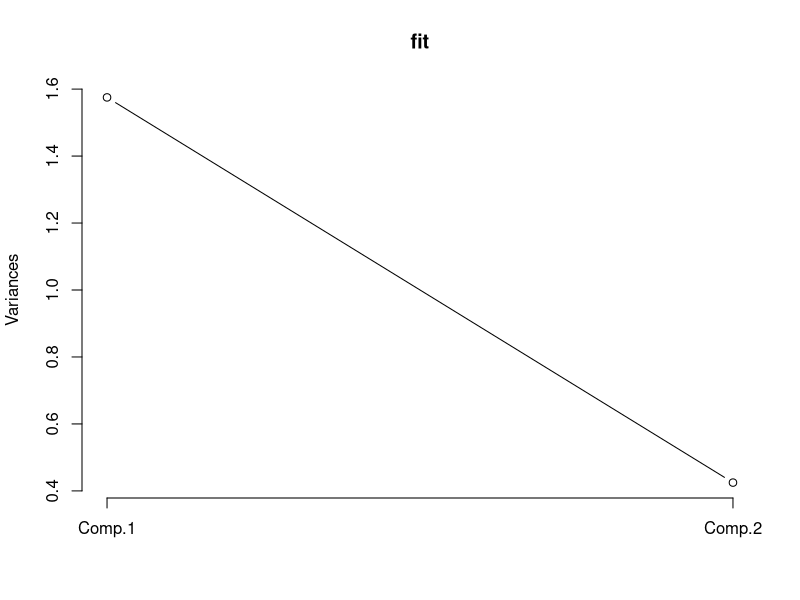
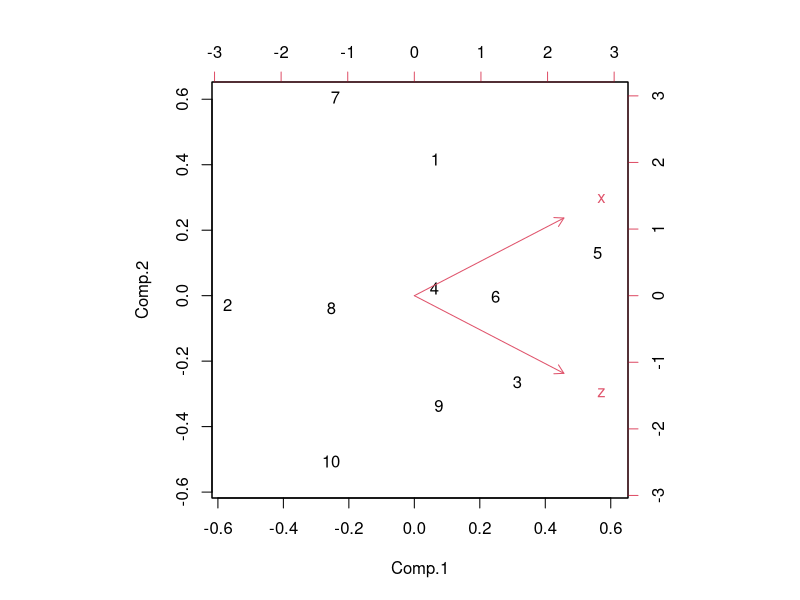
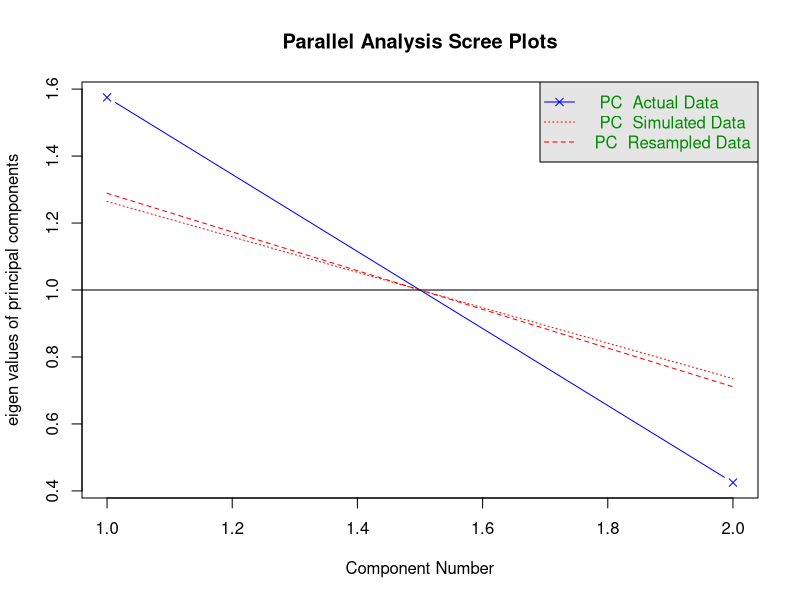

Recreate these plots in R, in order.
## ---- chunk 1
toypc <- read.csv("Toy Princomp.dat")
summary(toypc)
## ---- chunk 2
cor(toypc)
## ---- chunk 3
fit <- princomp(toypc[,-3],cor=T)
summary(fit)
## ---- chunk 4
loadings(fit) # pc loadings
plot(fit,type="lines") # scree plot
fit$scores # the principal components
biplot(fit)
## ---- chunk 5
fit1 <- lm(y~x+z,data=toypc)
fit2 <- lm(toypc$y~fit$scores)
summary(fit1)
summary(fit2)
## ---- chunk 6
olymp <- read.csv("Olymp88sas.dat")
summary(olymp)
## ---- chunk 7
library("psych")
fa.parallel(toypc[,-3],fa="pc")
## ---- chunk 8
fit3 <- principal(toypc[,-3],nfactors = 2,scores=T)
fit3
